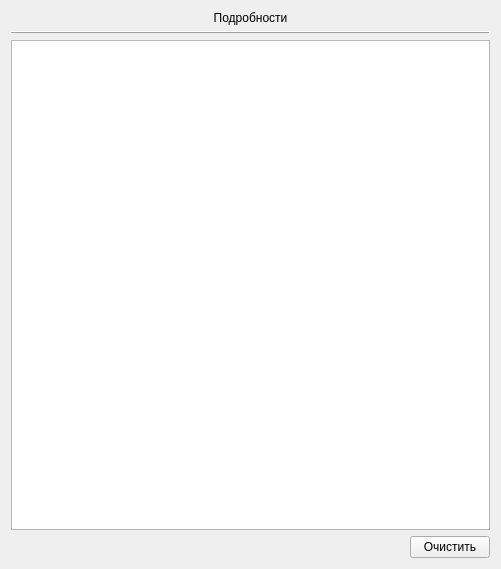
<?xml version="1.0" encoding="UTF-8"?>
<ui version="4.0">
 <class>WidgetDetails</class>
 <widget class="QWidget" name="WidgetDetails">
  <property name="geometry">
   <rect>
    <x>0</x>
    <y>0</y>
    <width>501</width>
    <height>569</height>
   </rect>
  </property>
  <property name="windowTitle">
   <string>Цифровой двойник ОЗУ - Подробности</string>
  </property>
  <layout class="QVBoxLayout" name="verticalLayout">
   <item>
    <widget class="QLabel" name="labelDetails">
     <property name="text">
      <string>Подробности</string>
     </property>
     <property name="alignment">
      <set>Qt::AlignmentFlag::AlignCenter</set>
     </property>
    </widget>
   </item>
   <item>
    <widget class="Line" name="line">
     <property name="frameShadow">
      <enum>QFrame::Shadow::Raised</enum>
     </property>
     <property name="orientation">
      <enum>Qt::Orientation::Horizontal</enum>
     </property>
    </widget>
   </item>
   <item>
    <widget class="QPlainTextEdit" name="plainTextEditDetails">
     <property name="readOnly">
      <bool>true</bool>
     </property>
    </widget>
   </item>
   <item>
    <layout class="QHBoxLayout" name="horizontalLayout">
     <item>
      <spacer name="horizontalSpacer">
       <property name="orientation">
        <enum>Qt::Orientation::Horizontal</enum>
       </property>
       <property name="sizeHint" stdset="0">
        <size>
         <width>40</width>
         <height>20</height>
        </size>
       </property>
      </spacer>
     </item>
     <item>
      <widget class="QPushButton" name="pushButtonClear">
       <property name="enabled">
        <bool>true</bool>
       </property>
       <property name="focusPolicy">
        <enum>Qt::FocusPolicy::TabFocus</enum>
       </property>
       <property name="text">
        <string>Очистить</string>
       </property>
      </widget>
     </item>
    </layout>
   </item>
  </layout>
 </widget>
 <resources/>
 <connections/>
</ui>
